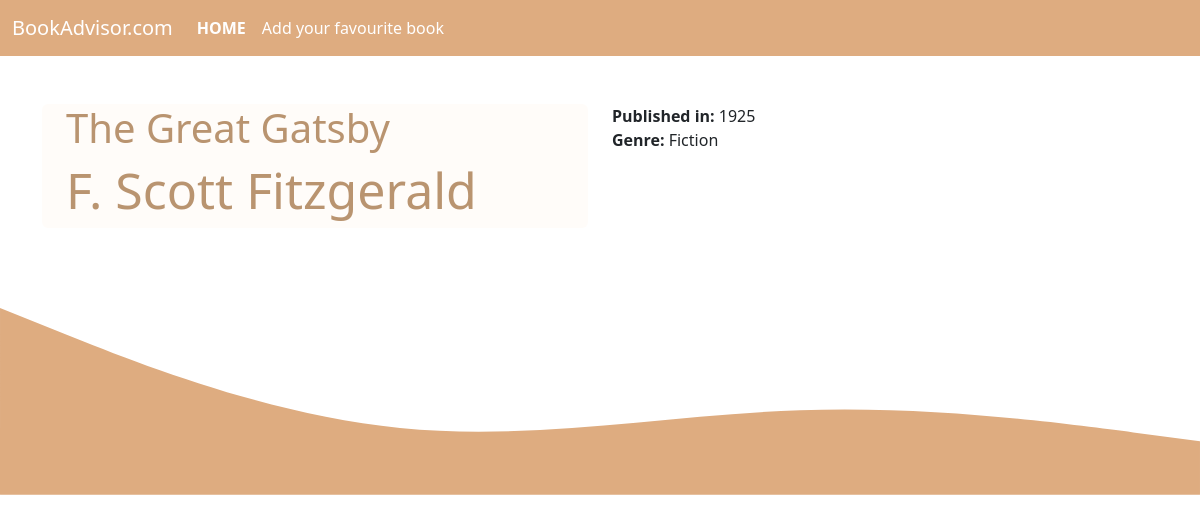
The app's page /details.php?id=2 with its own data.
### tables this page shows
CREATE TABLE `libri` (
  `id` int(11) NOT NULL,
  `titolo` varchar(50) NOT NULL,
  `autore` varchar(30) NOT NULL,
  `anno_pubblicazione` int(11) NOT NULL,
  `genere` varchar(20) NOT NULL,
  `copertina` varchar(400) NOT NULL
);

### details.php (the view, shortened to what this page needs)
<?php
include __DIR__ . '/includes/db.php';
$stmt = $pdo->prepare('SELECT * FROM libri WHERE id = ?');
$stmt->execute([$_GET["id"]]);
$line = $stmt->fetch();
include __DIR__ . '/includes/init.php'?>
<div class="container">
    <div class="row pt-5">
    <div class="col">
        <div class="card px-4" >
        <h1><?= $line['titolo'] ?></h1>
        <h2><?= $line['autore'] ?></h2>
        </div>
    </div>
    <div class="col">
        <p class="m-0"><span class="fw-bold">Published in:</span> <?= $line['anno_pubblicazione'] ?></p>
        <p class="m-0"><span class="fw-bold">Genre:</span> <?= $line['genere'] ?></p>
    </div>
    </div>
</div><?php
include __DIR__ . '/includes/end.php';

### style.css (style rules this page uses)
.card { background-color: rgba(250, 235, 215, 0.146); border: none; }

### includes/init.php (style rules this page uses)
h2 { color: #B99470; font-size: 50px; }
h1, h2, h3, h4, h5, h6, .h1, .h2, .h3, .h4, .h5, .h6 { color: #B99470; }

### records on screen
libri: titolo "The Great Gatsby", autore "F. Scott Fitzgerald", anno_pubblicazione "1925", genere "Fiction"
